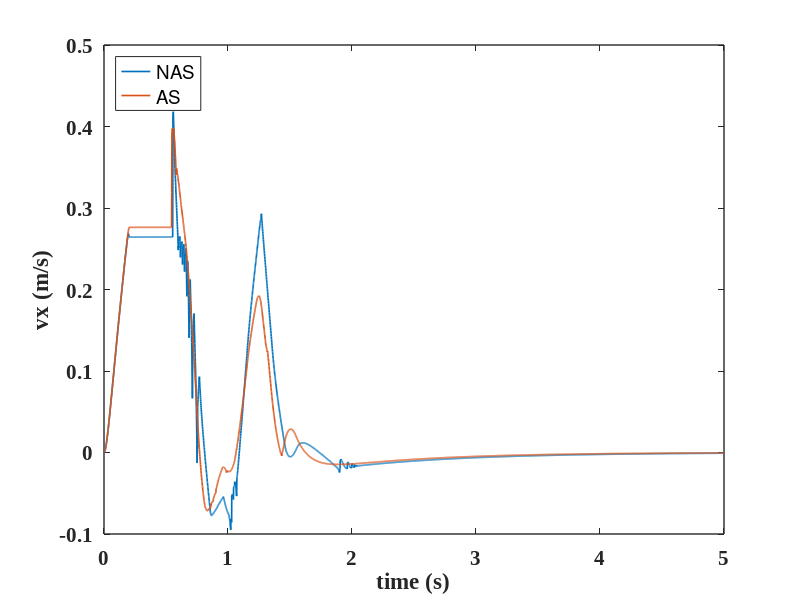
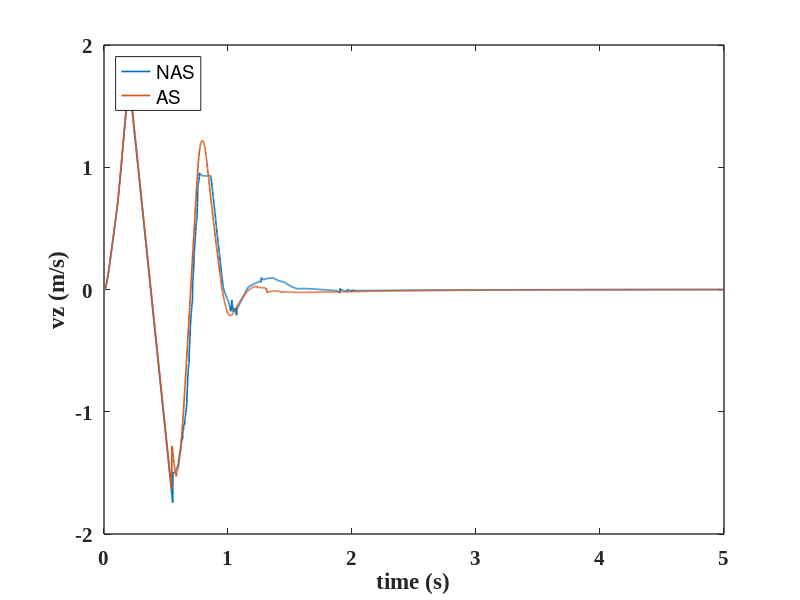
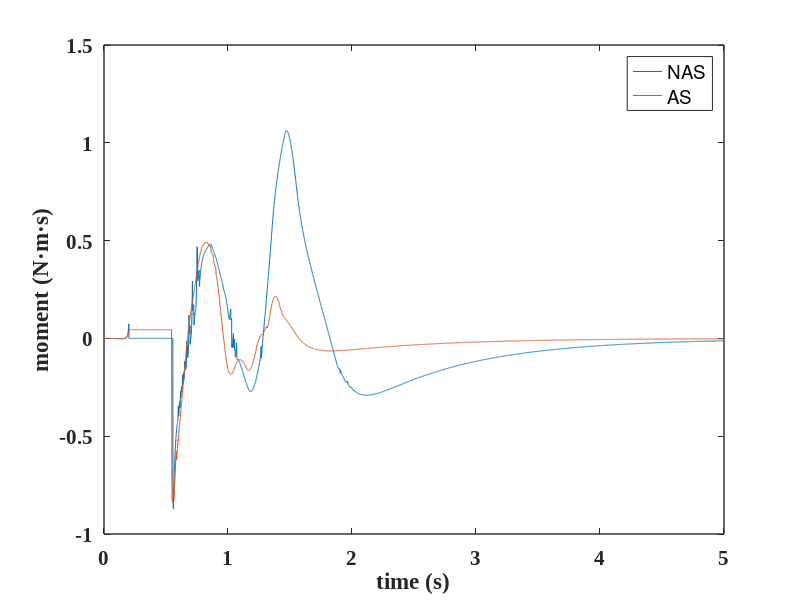

Write the MATLAB code that produced these figures, in order. (Note: this script raises an error after producing the figures.)
clear;
close all;
%% h=[0.1,0.15,0.2] l=[0.1,0.15,0.2]
% h=0.1, l=0.1;
% h=0.1, l=0.15;
% h=0.1, l=0.2;

% h=0.15, l=0.1;
% E_Lower_as=151J;
% E_Upper_as=13.82
% E_Lower_nas=198.83J;
% E_Upper_nas=0.13J;
% agility_as=0.33m/s
% agility_nas=0.31m/s
% stability_time_as=2.921s
% stability_time_nas=4.533s
% sum_error_p_as=283.05m/s
% sum_error_p_nas=805.41m/s
% sum_error_vx_as=118.40m/s
% sum_error_vx_nas=138.71m/s
% sum_error_vz_as=383.16m/s
% sum_error_vz_nas=392.38m/s

% load('h_0.15_l_0.1_energy_nas.mat');
load('h_0.15_l_0.1_energy_as.mat');
E_RThigh_nas=Energy_Recording.energy_cost_joint(:,2+1)';
E_RThigh_nas=E_RThigh_nas(:,2:end);
E_RKnee_nas=Energy_Recording.energy_cost_joint(:,3+1)';
E_RKnee_nas=E_RKnee_nas(:,2:end);
E_RAnkle_nas=Energy_Recording.energy_cost_joint(:,4+1)';
E_RAnkle_nas=E_RAnkle_nas(:,2:end);

E_LThigh_nas=Energy_Recording.energy_cost_joint(:,7+1)';
E_LThigh_nas=E_LThigh_nas(:,2:end);
E_LKnee_nas=Energy_Recording.energy_cost_joint(:,8+1)';
E_LKnee_nas=E_LKnee_nas(:,2:end);
E_LAnkle_nas=Energy_Recording.energy_cost_joint(:,9+1)';
E_LAnkle_nas=E_LAnkle_nas(:,2:end);

E_RHipz_nas=Energy_Recording.energy_cost_joint(:,0+1)';
E_RHipz_nas=E_RHipz_nas(:,2:end);
E_RHipx_nas=Energy_Recording.energy_cost_joint(:,1+1)';
E_RHipx_nas=E_RHipx_nas(:,2:end);

E_LHipz_nas=Energy_Recording.energy_cost_joint(:,5+1)';
E_LHipz_nas=E_LHipz_nas(:,2:end);
E_LHipx_nas=Energy_Recording.energy_cost_joint(:,6+1)';
E_LHipx_nas=E_LHipx_nas(:,2:end);

E_Lower_nas=E_RThigh_nas(:,end)+E_LThigh_nas(:,end)+E_RKnee_nas(:,end)+...
                E_LKnee_nas(:,end)+E_RAnkle_nas(:,end)+E_LAnkle_nas(:,end)+...
                E_RHipz_nas(:,end)+E_RHipx_nas(:,end)+...
                E_LHipz_nas(:,end)+E_LHipx_nas(:,end);
            
E_Upper_nas=Energy_Recording.energy_cost_joint(:,10+1:end);
E_Upper_nas=sum(E_Upper_nas(end,:));
load('h_0.15_l_0.1_v_nas.mat');
vx_NAS=Velocity_Recording.actual_com_velocity(:,1)';
vx_NAS=vx_NAS(:,2:end);
vz_NAS=Velocity_Recording.actual_com_velocity(:,3)';
vz_NAS=vz_NAS(:,2:end);
Mp_NAS=Velocity_Recording.pitch_moment;
Mp_NAS=Mp_NAS(:,2:end);

load('h_0.15_l_0.1_v_as.mat');
vx_AS=Velocity_Recording.actual_com_velocity(:,1)';
vx_AS=vx_AS(:,2:end);
vz_AS=Velocity_Recording.actual_com_velocity(:,3)';
vz_AS=vz_AS(:,2:end);
Mp_AS=Velocity_Recording.pitch_moment;
Mp_AS=Mp_AS(:,2:end);

time=Velocity_Recording.lcm_timestamp/5;
a=1;
num=5000;
time=time(:,a:num);


f1=figure;
plot(time,vx_NAS(:,a:num),'LineWidth',1.2);
hold on;
plot(time,vx_AS(:,a:num),'LineWidth',1.2);
xlabel('time (s)');ylabel('vx (m/s)');
legend('NAS','AS','Location', 'northwest');
set(gca, 'linewidth',1, 'fontsize',15,'Fontname', 'Times New Roman','FontWeight','bold');


f2=figure;
plot(time,vz_NAS(:,a:num),'LineWidth',1.2);
hold on;
plot(time,vz_AS(:,a:num),'LineWidth',1.2);
xlabel('time (s)');ylabel('vz (m/s)');
legend('NAS','AS','Location', 'northwest');
set(gca, 'linewidth',1, 'fontsize',15,'Fontname', 'Times New Roman','FontWeight','bold');


f3=figure;
plot(time,Mp_NAS(:,a:num));
xlabel('time (s)');ylabel('moment (N·m·s)');
hold on;
plot(time,Mp_AS(:,a:num));
hold on;
legend('NAS','AS');
set(gca, 'linewidth',1,'FontSize',15,'Fontname', 'Times New Roman','FontWeight','bold');

time=Velocity_Recording.lcm_timestamp/5;
a=550;
num=5000;
time=time(:,a:num);
sum_error_p_as=sum(abs(Mp_AS(:,a:num)));
sum_error_p_nas=sum(abs(Mp_NAS(:,a:num)));

sum_error_vx_as=sum(abs(vx_AS(:,a:num)));
sum_error_vx_nas=sum(abs(vx_NAS(:,a:num)));

sum_error_vz_as=sum(abs(vz_AS(:,a:num)));
sum_error_vz_nas=sum(abs(vz_NAS(:,a:num)));



%     data_record_->joint_position_position[0]=q_[9]; /// torso_to_R_ShoulderRx
%     data_record_->joint_position_position[1]=q_[10]; /// torso_to_L_ShoulderRx
%     data_record_->joint_position_position[2]=q_[13]; /// R_ShoulderRx_to_R_UpperArm
%     data_record_->joint_position_position[3]=q_[14]; /// L_ShoulderRx_to_L_UpperArm
%     data_record_->joint_position_position[4]=q_[17]; /// R_UpperArm_to_R_ForeArm
%     data_record_->joint_position_position[5]=q_[18]; /// L_UpperArm_to_L_ForeArm
% 
%     data_record_->joint_position_position[6]=q_[7]; /// torso_to_R_HipRz
%     data_record_->joint_position_position[7]=q_[11]; /// R_HipRz_to_R_HipRx
%     data_record_->joint_position_position[8]=q_[15]; /// R_HipRx_to_R_Thigh
%     data_record_->joint_position_position[9]=q_[19]; /// R_Knee
%     data_record_->joint_position_position[10]=q_[21]; /// R_Ankle
%     data_record_->joint_position_position[11]=q_[8]; /// torso_to_L_HipRz
%     data_record_->joint_position_position[12]=q_[12]; /// L_HipRz_to_L_HipRx
%     data_record_->joint_position_position[13]=q_[16]; /// L_HipRx_to_L_Thigh
%     data_record_->joint_position_position[14]=q_[20]; /// L_Knee
%     data_record_->joint_position_position[15]=q_[22]; /// L_Ankle





E_RThigh_nas=Energy_Recording.energy_cost_joint(:,2+1)';
E_RThigh_nas=E_RThigh_nas(:,2:end);
E_RKnee_nas=Energy_Recording.energy_cost_joint(:,3+1)';
E_RKnee_nas=E_RKnee_nas(:,2:end);
E_RAnkle_nas=Energy_Recording.energy_cost_joint(:,4+1)';
E_RAnkle_nas=E_RAnkle_nas(:,2:end);

E_LThigh_nas=Energy_Recording.energy_cost_joint(:,7+1)';
E_LThigh_nas=E_LThigh_nas(:,2:end);
E_LKnee_nas=Energy_Recording.energy_cost_joint(:,8+1)';
E_LKnee_nas=E_LKnee_nas(:,2:end);
E_LAnkle_nas=Energy_Recording.energy_cost_joint(:,9+1)';
E_LAnkle_nas=E_LAnkle_nas(:,2:end);

E_RHipz_nas=Energy_Recording.energy_cost_joint(:,0+1)';
E_RHipz_nas=E_RHipz_nas(:,2:end);
E_RHipx_nas=Energy_Recording.energy_cost_joint(:,1+1)';
E_RHipx_nas=E_RHipx_nas(:,2:end);

E_LHipz_nas=Energy_Recording.energy_cost_joint(:,5+1)';
E_LHipz_nas=E_LHipz_nas(:,2:end);
E_LHipx_nas=Energy_Recording.energy_cost_joint(:,6+1)';
E_LHipx_nas=E_LHipx_nas(:,2:end);




bb=1;


% h=0.15, l=0.1;
% h=0.15, l=0.15;
% h=0.15, l=0.2;

% h=0.2, l=0.1;
% h=0.2, l=0.15;
% h=0.2, l=0.2;
%%
% % robot with arm no swing 
% load('robot_with_arm/WBC/h=0.15_l=0.1/no_swing/velocity.mat');
% %%% actual velocity
% z_velocity_act_witharm_noswing=Velocity_Recording.actual_com_velocity(:,3)';
% z_velocity_act_witharm_noswing=z_velocity_act_witharm_noswing(:,2:end);
% x_velocity_act_witharm_noswing=Velocity_Recording.actual_com_velocity(:,1)';
% x_velocity_act_witharm_noswing=x_velocity_act_witharm_noswing(:,2:end);
% %%% desire velocity
% z_velocity_des_witharm_noswing=Velocity_Recording.des_com_velocity(:,3)';
% z_velocity_des_witharm_noswing=z_velocity_des_witharm_noswing(:,2:end);
% x_velocity_des_witharm_noswing=Velocity_Recording.des_com_velocity(:,1)';
% x_velocity_des_witharm_noswing=x_velocity_des_witharm_noswing(:,2:end);
% 
% 
% load('robot_with_arm/WBC/h=0.15_l=0.1/no_swing/position.mat');
% %%% actual position
% z_position_act_witharm_noswing=Position_Recording.actual_com(:,3)';
% z_position_act_witharm_noswing=z_position_act_witharm_noswing(:,2:end);
% x_position_act_witharm_noswing=Position_Recording.actual_com(:,1)';
% x_position_act_witharm_noswing=x_position_act_witharm_noswing(:,2:end);
% %%% desire position
% z_position_des_witharm_noswing=Position_Recording.des_com(:,3)';
% z_position_des_witharm_noswing=z_position_des_witharm_noswing(:,2:end);
% x_position_des_witharm_noswing=Position_Recording.des_com(:,1)';
% x_position_des_witharm_noswing=x_position_des_witharm_noswing(:,2:end);
% 
% 
% 
% 
% 
% 
% 
% 
% 
% % robot with arm 
% load('robot_with_arm/WBC/h=0.15_l=0.1/velocity.mat');
% %%% actual velocity
% z_velocity_act_witharm=Velocity_Recording.actual_com_velocity(:,3)';
% z_velocity_act_witharm=z_velocity_act_witharm(:,2:end);
% x_velocity_act_witharm=Velocity_Recording.actual_com_velocity(:,1)';
% x_velocity_act_witharm=x_velocity_act_witharm(:,2:end);
% %%% desire velocity
% z_velocity_des_witharm=Velocity_Recording.des_com_velocity(:,3)';
% z_velocity_des_witharm=z_velocity_des_witharm(:,2:end);
% x_velocity_des_witharm=Velocity_Recording.des_com_velocity(:,1)';
% x_velocity_des_witharm=x_velocity_des_witharm(:,2:end);
% 
% load('robot_with_arm/WBC/h=0.15_l=0.1/position.mat');
% %%% actual position
% z_position_act_witharm=Position_Recording.actual_com(:,3)';
% z_position_act_witharm=z_position_act_witharm(:,2:end);
% x_position_act_witharm=Position_Recording.actual_com(:,1)';
% x_position_act_witharm=x_position_act_witharm(:,2:end);
% %%% desire position
% z_position_des_witharm=Position_Recording.des_com(:,3)';
% z_position_des_witharm=z_position_des_witharm(:,2:end);
% x_position_des_witharm=Position_Recording.des_com(:,1)';
% x_position_des_witharm=x_position_des_witharm(:,2:end);
% 
% 
% % Joint postion
% % torso_to_R_ShoulderRx
% % torso_to_L_ShoulderRx
% % R_ShoulderRx_to_R_UpperArm
% % L_ShoulderRx_to_L_UpperArm
% % R_UpperArm_to_R_ForeArm
% % L_UpperArm_to_L_ForeArm
% load('robot_with_arm/WBC/h=0.15_l=0.1/joint_position.mat');
% R_ShoulderRx=Joint_Position_Recording.joint_p(:,1)';
% R_ShoulderRx=R_ShoulderRx(:,2:end);
% L_ShoulderRx=Joint_Position_Recording.joint_p(:,2)';
% L_ShoulderRx=L_ShoulderRx(:,2:end);
% 
% R_UpperArm=Joint_Position_Recording.joint_p(:,3)';
% R_UpperArm=R_UpperArm(:,2:end);
% L_UpperArm=Joint_Position_Recording.joint_p(:,4)';
% L_UpperArm=L_UpperArm(:,2:end);
% 
% R_ForeArm=Joint_Position_Recording.joint_p(:,5)';
% R_ForeArm=R_ForeArm(:,2:end);
% L_ForeArm=Joint_Position_Recording.joint_p(:,6)';
% L_ForeArm=L_ForeArm(:,2:end);


%% velocity h=0.5 l=0.2 I=0.113552 --end_time=5 --target_realtime_rate=1
% robot with arm no swing 
load('Agility_analysis/h_0_5_l_0_2_ns_I_0.113552.mat');
%%% actual velocity
z_velocity_act_witharm_noswing=Velocity_Recording.actual_com_velocity(:,3)';
z_velocity_act_witharm_noswing=z_velocity_act_witharm_noswing(:,2:end);
x_velocity_act_witharm_noswing=Velocity_Recording.actual_com_velocity(:,1)';
x_velocity_act_witharm_noswing=x_velocity_act_witharm_noswing(:,2:end);
%%% desire velocity
z_velocity_des_witharm_noswing=Velocity_Recording.des_com_velocity(:,3)';
z_velocity_des_witharm_noswing=z_velocity_des_witharm_noswing(:,2:end);
x_velocity_des_witharm_noswing=Velocity_Recording.des_com_velocity(:,1)';
x_velocity_des_witharm_noswing=x_velocity_des_witharm_noswing(:,2:end);


% robot with arm swing
load('Agility_analysis/h_0_5_l_0_2_s_I_0.113552.mat');
%%% actual velocity
z_velocity_act_witharm=Velocity_Recording.actual_com_velocity(:,3)';
z_velocity_act_witharm=z_velocity_act_witharm(:,2:end);
x_velocity_act_witharm=Velocity_Recording.actual_com_velocity(:,1)';
x_velocity_act_witharm=x_velocity_act_witharm(:,2:end);
%%% desire velocity
z_velocity_des_witharm=Velocity_Recording.des_com_velocity(:,3)';
z_velocity_des_witharm=z_velocity_des_witharm(:,2:end);
x_velocity_des_witharm=Velocity_Recording.des_com_velocity(:,1)';
x_velocity_des_witharm=x_velocity_des_witharm(:,2:end);

%% velocity h=0.5 l=0.2 I=10 --end_time=5 --target_realtime_rate=1
% robot with arm no swing 
load('Agility_analysis/h_0_5_l_0_2_ns_I_10.mat');
%%% actual velocity
z_velocity_act_witharm_noswing=Velocity_Recording.actual_com_velocity(:,3)';
z_velocity_act_witharm_noswing=z_velocity_act_witharm_noswing(:,2:end);
x_velocity_act_witharm_noswing=Velocity_Recording.actual_com_velocity(:,1)';
x_velocity_act_witharm_noswing=x_velocity_act_witharm_noswing(:,2:end);
%%% desire velocity
z_velocity_des_witharm_noswing=Velocity_Recording.des_com_velocity(:,3)';
z_velocity_des_witharm_noswing=z_velocity_des_witharm_noswing(:,2:end);
x_velocity_des_witharm_noswing=Velocity_Recording.des_com_velocity(:,1)';
x_velocity_des_witharm_noswing=x_velocity_des_witharm_noswing(:,2:end);


% robot with arm swing
load('Agility_analysis/h_0_5_l_0_2_s_I_10.mat');
%%% actual velocity
z_velocity_act_witharm=Velocity_Recording.actual_com_velocity(:,3)';
z_velocity_act_witharm=z_velocity_act_witharm(:,2:end);
x_velocity_act_witharm=Velocity_Recording.actual_com_velocity(:,1)';
x_velocity_act_witharm=x_velocity_act_witharm(:,2:end);
%%% desire velocity
z_velocity_des_witharm=Velocity_Recording.des_com_velocity(:,3)';
z_velocity_des_witharm=z_velocity_des_witharm(:,2:end);
x_velocity_des_witharm=Velocity_Recording.des_com_velocity(:,1)';
x_velocity_des_witharm=x_velocity_des_witharm(:,2:end);



%% velocity h=0.5 l=0.2 --end_time=5 --target_realtime_rate=1
% robot with arm no swing 
load('Agility_analysis/h_0_5_l_0_2_ns.mat');
%%% actual velocity
z_velocity_act_witharm_noswing=Velocity_Recording.actual_com_velocity(:,3)';
z_velocity_act_witharm_noswing=z_velocity_act_witharm_noswing(:,2:end);
x_velocity_act_witharm_noswing=Velocity_Recording.actual_com_velocity(:,1)';
x_velocity_act_witharm_noswing=x_velocity_act_witharm_noswing(:,2:end);
%%% desire velocity
z_velocity_des_witharm_noswing=Velocity_Recording.des_com_velocity(:,3)';
z_velocity_des_witharm_noswing=z_velocity_des_witharm_noswing(:,2:end);
x_velocity_des_witharm_noswing=Velocity_Recording.des_com_velocity(:,1)';
x_velocity_des_witharm_noswing=x_velocity_des_witharm_noswing(:,2:end);


% robot with arm swing
load('Agility_analysis/h_0_5_l_0_2_s.mat');
%%% actual velocity
z_velocity_act_witharm=Velocity_Recording.actual_com_velocity(:,3)';
z_velocity_act_witharm=z_velocity_act_witharm(:,2:end);
x_velocity_act_witharm=Velocity_Recording.actual_com_velocity(:,1)';
x_velocity_act_witharm=x_velocity_act_witharm(:,2:end);
%%% desire velocity
z_velocity_des_witharm=Velocity_Recording.des_com_velocity(:,3)';
z_velocity_des_witharm=z_velocity_des_witharm(:,2:end);
x_velocity_des_witharm=Velocity_Recording.des_com_velocity(:,1)';
x_velocity_des_witharm=x_velocity_des_witharm(:,2:end);


%% velocity h=0.15 l=0.2 --end_time=5 --target_realtime_rate=1
% robot with arm no swing 
load('Agility_analysis/h_0_15_l_0_1_ns.mat');
%%% actual velocity
z_velocity_act_witharm_noswing=Velocity_Recording.actual_com_velocity(:,3)';
z_velocity_act_witharm_noswing=z_velocity_act_witharm_noswing(:,2:end);
x_velocity_act_witharm_noswing=Velocity_Recording.actual_com_velocity(:,1)';
x_velocity_act_witharm_noswing=x_velocity_act_witharm_noswing(:,2:end);
%%% desire velocity
z_velocity_des_witharm_noswing=Velocity_Recording.des_com_velocity(:,3)';
z_velocity_des_witharm_noswing=z_velocity_des_witharm_noswing(:,2:end);
x_velocity_des_witharm_noswing=Velocity_Recording.des_com_velocity(:,1)';
x_velocity_des_witharm_noswing=x_velocity_des_witharm_noswing(:,2:end);


% robot with arm swing
load('Agility_analysis/h_0_15_l_0_1_s.mat');
%%% actual velocity
z_velocity_act_witharm=Velocity_Recording.actual_com_velocity(:,3)';
z_velocity_act_witharm=z_velocity_act_witharm(:,2:end);
x_velocity_act_witharm=Velocity_Recording.actual_com_velocity(:,1)';
x_velocity_act_witharm=x_velocity_act_witharm(:,2:end);
%%% desire velocity
z_velocity_des_witharm=Velocity_Recording.des_com_velocity(:,3)';
z_velocity_des_witharm=z_velocity_des_witharm(:,2:end);
x_velocity_des_witharm=Velocity_Recording.des_com_velocity(:,1)';
x_velocity_des_witharm=x_velocity_des_witharm(:,2:end);


%% Stability velocity h=0.15 l=0.1 --end_time=5 --target_realtime_rate=1
% robot with arm no swing 
load('Stability/h_0_15_l_0_1_ns.mat');
%%% actual velocity
z_velocity_act_witharm_noswing=Velocity_Recording.actual_com_velocity(:,3)';
z_velocity_act_witharm_noswing=z_velocity_act_witharm_noswing(:,2:end);
x_velocity_act_witharm_noswing=Velocity_Recording.actual_com_velocity(:,1)';
x_velocity_act_witharm_noswing=x_velocity_act_witharm_noswing(:,2:end);
%%% desire velocity
z_velocity_des_witharm_noswing=Velocity_Recording.des_com_velocity(:,3)';
z_velocity_des_witharm_noswing=z_velocity_des_witharm_noswing(:,2:end);
x_velocity_des_witharm_noswing=Velocity_Recording.des_com_velocity(:,1)';
x_velocity_des_witharm_noswing=x_velocity_des_witharm_noswing(:,2:end);
%%% actual pitch moment
pitch_moment_witharm_noswing=Velocity_Recording.pitch_moment;
pitch_moment_witharm_noswing=pitch_moment_witharm_noswing(:,2:end);

% robot with arm swing
load('Stability/h_0_15_l_0_1_s.mat');
%%% actual velocity
z_velocity_act_witharm=Velocity_Recording.actual_com_velocity(:,3)';
z_velocity_act_witharm=z_velocity_act_witharm(:,2:end);
x_velocity_act_witharm=Velocity_Recording.actual_com_velocity(:,1)';
x_velocity_act_witharm=x_velocity_act_witharm(:,2:end);
%%% desire velocity
z_velocity_des_witharm=Velocity_Recording.des_com_velocity(:,3)';
z_velocity_des_witharm=z_velocity_des_witharm(:,2:end);
x_velocity_des_witharm=Velocity_Recording.des_com_velocity(:,1)';
x_velocity_des_witharm=x_velocity_des_witharm(:,2:end);
%%% actual pitch moment
pitch_moment_witharm=Velocity_Recording.pitch_moment;
pitch_moment_witharm=pitch_moment_witharm(:,2:end);
%% Joint postion h=0.15 l=0.1 
% torso_to_R_ShoulderRx
% torso_to_L_ShoulderRx
% R_ShoulderRx_to_R_UpperArm
% L_ShoulderRx_to_L_UpperArm
% R_UpperArm_to_R_ForeArm
% L_UpperArm_to_L_ForeArm
load('robot_with_arm/WBC/h=0.15_l=0.1/joint_position.mat');
R_ShoulderRx=Joint_Position_Recording.joint_p(:,1)';
R_ShoulderRx=R_ShoulderRx(:,2:end);
L_ShoulderRx=Joint_Position_Recording.joint_p(:,2)';
L_ShoulderRx=L_ShoulderRx(:,2:end);

R_UpperArm=Joint_Position_Recording.joint_p(:,3)';
R_UpperArm=R_UpperArm(:,2:end);
L_UpperArm=Joint_Position_Recording.joint_p(:,4)';
L_UpperArm=L_UpperArm(:,2:end);

R_ForeArm=Joint_Position_Recording.joint_p(:,5)';
R_ForeArm=R_ForeArm(:,2:end);
L_ForeArm=Joint_Position_Recording.joint_p(:,6)';
L_ForeArm=L_ForeArm(:,2:end);

%% Joint postion h=0.5 l=0.2 
% torso_to_R_ShoulderRx
% torso_to_L_ShoulderRx
% R_ShoulderRx_to_R_UpperArm
% L_ShoulderRx_to_L_UpperArm
% R_UpperArm_to_R_ForeArm
% L_UpperArm_to_L_ForeArm
load('Agility_analysis/h_0_5_l_0_2_s_I_10_joint.mat');
R_ShoulderRx=Joint_Position_Recording.joint_p(:,1)';
R_ShoulderRx=R_ShoulderRx(:,2:end);
L_ShoulderRx=Joint_Position_Recording.joint_p(:,2)';
L_ShoulderRx=L_ShoulderRx(:,2:end);

R_UpperArm=Joint_Position_Recording.joint_p(:,3)';
R_UpperArm=R_UpperArm(:,2:end);
L_UpperArm=Joint_Position_Recording.joint_p(:,4)';
L_UpperArm=L_UpperArm(:,2:end);

R_ForeArm=Joint_Position_Recording.joint_p(:,5)';
R_ForeArm=R_ForeArm(:,2:end);
L_ForeArm=Joint_Position_Recording.joint_p(:,6)';
L_ForeArm=L_ForeArm(:,2:end);

load('Agility_analysis/h_0_5_l_0_2_s_joint.mat');
R_ShoulderRx=Joint_Position_Recording.joint_p(:,1)';
R_ShoulderRx=R_ShoulderRx(:,2:end);
L_ShoulderRx=Joint_Position_Recording.joint_p(:,2)';
L_ShoulderRx=L_ShoulderRx(:,2:end);

R_UpperArm=Joint_Position_Recording.joint_p(:,3)';
R_UpperArm=R_UpperArm(:,2:end);
L_UpperArm=Joint_Position_Recording.joint_p(:,4)';
L_UpperArm=L_UpperArm(:,2:end);

R_ForeArm=Joint_Position_Recording.joint_p(:,5)';
R_ForeArm=R_ForeArm(:,2:end);
L_ForeArm=Joint_Position_Recording.joint_p(:,6)';
L_ForeArm=L_ForeArm(:,2:end);


%% Joint postion h=0.15 l=0.1 
% torso_to_R_ShoulderRx
% torso_to_L_ShoulderRx
% R_ShoulderRx_to_R_UpperArm
% L_ShoulderRx_to_L_UpperArm
% R_UpperArm_to_R_ForeArm
% L_UpperArm_to_L_ForeArm
load('Stability/h_0_15_l_0_1_s_joint.mat');
% load('Agility_analysis/h_0_15_l_0_1_s_joint.mat');

R_ShoulderRx=Joint_Position_Recording.joint_p(:,1)';
R_ShoulderRx=R_ShoulderRx(:,2:end);
L_ShoulderRx=Joint_Position_Recording.joint_p(:,2)';
L_ShoulderRx=L_ShoulderRx(:,2:end);

R_UpperArm=Joint_Position_Recording.joint_p(:,3)';
R_UpperArm=R_UpperArm(:,2:end);
L_UpperArm=Joint_Position_Recording.joint_p(:,4)';
L_UpperArm=L_UpperArm(:,2:end);

R_ForeArm=Joint_Position_Recording.joint_p(:,5)';
R_ForeArm=R_ForeArm(:,2:end);
L_ForeArm=Joint_Position_Recording.joint_p(:,6)';
L_ForeArm=L_ForeArm(:,2:end);



%% energy h=0.15 l=0.1 --end_time=0.2 --target_realtime_rate=0.2
% robot with arm swing 
load('Agility_analysis/h_0_15_l_0_1_s_energy.mat');

E_RThigh_nas=Energy_Recording.energy_cost_joint(:,2+1)';
E_RThigh_nas=E_RThigh_nas(:,2:end);
E_RKnee_nas=Energy_Recording.power_joint(:,3+1)';
E_RKnee_nas=E_RKnee_nas(:,2:end);
E_RAnkle_nas=Energy_Recording.power_joint(:,4+1)';
E_RAnkle_nas=E_RAnkle_nas(:,2:end);

E_LThigh_s=Energy_Recording.power_joint(:,7+1)';
E_LThigh_s=E_LThigh_s(:,2:end);
E_LKnee_s=Energy_Recording.power_joint(:,8+1)';
E_LKnee_s=E_LKnee_s(:,2:end);
E_LAnkle_s=Energy_Recording.power_joint(:,9+1)';
E_LAnkle_s=E_LAnkle_s(:,2:end);

E_RHipz_s=Energy_Recording.power_joint(:,0+1)';
E_RHipz_s=E_RHipz_s(:,2:end);
E_RHipx_s=Energy_Recording.power_joint(:,1+1)';
E_RHipx_s=E_RHipx_s(:,2:end);

E_LHipz_s=Energy_Recording.power_joint(:,5+1)';
E_LHipz_s=E_LHipz_s(:,2:end);
E_LHipx_s=Energy_Recording.power_joint(:,6+1)';
E_LHipx_s=E_LHipx_s(:,2:end);

E_Lower_s=E_RThigh_s+E_LThigh_s+E_RKnee_s+...
                E_LKnee_s+E_RAnkle_s+E_LAnkle_s+...
                E_RHipz_s+E_RHipx_s+...
                E_LHipz_s+E_LHipx_s;

%% energy h=0.15 l=0.1 --end_time=0.2 --target_realtime_rate=0.2
% robot with arm no swing 
load('Agility_analysis/h_0_15_l_0_1_ns_energy.mat');
P_RThigh_ns=Energy_Recording.power_joint(:,2+1)';
P_RThigh_ns=P_RThigh_ns(:,2:end);
P_RKnee_ns=Energy_Recording.power_joint(:,3+1)';
P_RKnee_ns=P_RKnee_ns(:,2:end);
P_RAnkle_ns=Energy_Recording.power_joint(:,4+1)';
P_RAnkle_ns=P_RAnkle_ns(:,2:end);

P_LThigh_ns=Energy_Recording.power_joint(:,7+1)';
P_LThigh_ns=P_LThigh_ns(:,2:end);
P_LKnee_ns=Energy_Recording.power_joint(:,8+1)';
P_LKnee_ns=P_LKnee_ns(:,2:end);
P_LAnkle_ns=Energy_Recording.power_joint(:,9+1)';
P_LAnkle_ns=P_LAnkle_ns(:,2:end);

P_RHipz_ns=Energy_Recording.power_joint(:,0+1)';
P_RHipz_ns=P_RHipz_ns(:,2:end);
P_RHipx_ns=Energy_Recording.power_joint(:,1+1)';
P_RHipx_ns=P_RHipx_ns(:,2:end);

P_LHipz_ns=Energy_Recording.power_joint(:,5+1)';
P_LHipz_ns=P_LHipz_ns(:,2:end);
P_LHipx_ns=Energy_Recording.power_joint(:,6+1)';
P_LHipx_ns=P_LHipx_ns(:,2:end);

P_Lower_ns=P_RThigh_ns+P_LThigh_ns+P_RKnee_ns+...
                P_LKnee_ns+P_RAnkle_ns+P_LAnkle_ns+...
                P_RHipz_ns+P_RHipx_ns+...
                P_LHipz_ns+P_LHipx_ns;
            
% time=Energy_Recording.lcm_timestamp/5;
% f_=figure;
% plot(time,P_Lower_ns);
% hold on;
% plot(time,P_Lower_s);
% xlabel('time (s)');ylabel('P (W)');
% legend('AS','NAS');
% set(gca, 'linewidth',1,'FontSize',15,'Fontname', 'Times New Roman','FontWeight','bold');

%% plot
time=Velocity_Recording.lcm_timestamp/5;
a=500;
num=5000;
time=time(:,a:num);





f0=figure;
plot(time,pitch_moment_witharm(:,a:num));
xlabel('time (s)');ylabel('moment (N·m·s)');
hold on;
plot(time,pitch_moment_witharm_noswing(:,a:num));
hold on;
legend('AS','NAS');
set(gca, 'linewidth',1,'FontSize',15,'Fontname', 'Times New Roman','FontWeight','bold');
sum_error_p_s=sum(abs(pitch_moment_witharm(:,a:num)));
sum_error_p_ns=sum(abs(pitch_moment_witharm_noswing(:,a:num)));

f1=figure;

plot(time,z_velocity_act_witharm(:,a:num),'LineWidth',1.2);
xlabel('time (s)');ylabel('vz (m/s)');
% xlabel('x','Fontname', 'Times New Roman','FontSize',12);
hold on;
plot(time,z_velocity_act_witharm_noswing(:,a:num),'LineWidth',1.2);
xlabel('time (s)');ylabel('vz (m/s)');
hold on;
legend('AS','NAS','Location','northwest');
set(gca, 'linewidth',1,'FontSize',15,'Fontname', 'Times New Roman','FontWeight','bold');

sum_error_z_s=sum(abs(z_velocity_act_witharm(:,a:num)));
sum_error_z_ns=sum(abs(z_velocity_act_witharm_noswing(:,a:num)));

% f2=figure;
% plot(time,z_velocity_des_witharm(:,a:num),'-');
% xlabel('time (s)');ylabel('vz (m/s)');
% hold on;
% plot(time,z_velocity_des_witharm_noswing(:,a:num),'-');
% xlabel('time (s)');ylabel('vz (m/s)');
% hold on;
% legend('des\_vz_s','des\_vz_ns', 'Location', 'northwest');
% title("des\_vz");
% set(gca, 'linewidth',1, 'fontsize',15);
% 
f3=figure;
plot(time,x_velocity_act_witharm(:,a:num),'LineWidth',1.2);
xlabel('time (s)');ylabel('vx (m/s)');
hold on;
plot(time,x_velocity_act_witharm_noswing(:,a:num),'LineWidth',1.2);
xlabel('time (s)');ylabel('vx (m/s)');
hold on;
legend('AS','NAS','Location', 'northwest');
set(gca, 'linewidth',1, 'fontsize',15,'Fontname', 'Times New Roman','FontWeight','bold');
sum_error_x=sum(abs(x_velocity_act_witharm(:,a:num)));
sum_error_x_ns=sum(abs(x_velocity_act_witharm_noswing(:,a:num)));

% 
% f4=figure;
% plot(time,x_velocity_des_witharm(:,a:num),'-');
% xlabel('time (s)');ylabel('vx (m/s)');
% hold on;
% plot(time,x_velocity_des_witharm_noswing(:,a:num),'-');
% xlabel('time (s)');ylabel('vx (m/s)');
% hold on;
% legend('des\_vx_s','des\_vx_ns', 'Location', 'northwest');
% title("des\_vx");
% set(gca, 'linewidth',1, 'fontsize',15, 'Fontname', 'Times New Roman');
% 


f5=figure;
subplot(2,1,1);
plot(time,R_UpperArm(:,a:num)*180/pi);
xlabel('time (s)');ylabel('angle (deg)');
legend('UpperArm\_joint');
set(gca, 'linewidth',1, 'fontsize',15,'FontWeight','bold');
hold on;

subplot(2,1,2);
plot(time,R_ForeArm(:,a:num)*180/pi);
% ylim([-40,0]);
xlabel('time (s)');ylabel('angle (deg)');
legend('ForeArm\_joint');
% title("arm\_joint");
set(gca, 'linewidth',1, 'fontsize',15,'FontWeight','bold');

% f6=figure;
% R_UpperArm_dot=diff(R_UpperArm)./diff(time);
% R_ForeArm_dot=diff(R_ForeArm)./diff(time);
% subplot(2,1,1);
% plot(time(:,a:num-1),R_UpperArm_dot(:,a:num-1)*180/pi);
% xlabel('time (s)');ylabel('Angular velocity (deg)');
% legend('UpperArm\_joint');
% set(gca, 'linewidth',1, 'fontsize',15);
% hold on;
% 
% subplot(2,1,2);
% plot(time(:,a:num-1),R_ForeArm_dot(:,a:num-1)*180/pi);
% xlabel('time (s)');ylabel('Angular velocity (deg)');
% legend('ForeArm\_joint');
% % title("arm\_joint");
% set(gca, 'linewidth',1, 'fontsize',15);

f__=figure;
X = categorical({'Total','Upper','Lower'});
X = reordercats(X,{'Total','Upper','Lower'});
Y = [166.5 204.4;13.5 1;153 203.4];
b = bar(X,Y,1);
xtips1 = b(1).XEndPoints;
ytips1 = b(1).YEndPoints; 
labels1 = string(b(1).YData);
text(xtips1,ytips1,labels1,'HorizontalAlignment','center',...
    'VerticalAlignment','bottom','FontSize',11)

xtips2 = b(2).XEndPoints;
ytips2 = b(2).YEndPoints; 
labels2 = string(b(2).YData);
text(xtips2,ytips2,labels2,'HorizontalAlignment','center',...
    'VerticalAlignment','bottom','FontSize',11)

legend('AS','NAS');
ylabel("Energy  (J)")
set(gca,'FontSize',15)
a=0;







%% plot
% time=Velocity_Recording.lcm_timestamp;
% a=1;
% num=4000;
% time=time(:,a:num);
% f1=figure;
% subplot(4,1,1)
% plot(time,R_ShoulderRx(:,a:num),'-.');
% hold on;
% plot(time,L_ShoulderRx(:,a:num),'--');
% legend('R ShoulderRx','L ShoulderRx');
% title("Shoulder")
% 
% subplot(4,1,2)
% plot(time,R_UpperArm(:,a:num),'-.');
% hold on;
% plot(time,L_UpperArm(:,a:num),'--');
% hold on;
% plot(time,z_velocity_act_witharm(:,a:num));
% hold on;
% plot(time,z_velocity_des_witharm(:,a:num));
% legend('R UpperArm','L UpperArm','z velocity','z des velocity');
% title("UpperArm swing")
% 
% subplot(4,1,3)
% plot(time,R_UpperArm(:,a:num),'-.');
% hold on;
% plot(time,L_UpperArm(:,a:num),'--');
% hold on;
% plot(time,z_velocity_act_witharm_noswing(:,a:num));
% hold on;
% plot(time,z_velocity_des_witharm(:,a:num));
% legend('R UpperArm','L UpperArm','z velocity','z des velocity');
% title("UpperArm no swing")
% 
% subplot(4,1,4)
% plot(time,R_ForeArm(:,a:num),'-.');
% hold on;
% plot(time,L_ForeArm(:,a:num),'--');
% legend('R ForeArm','L ForeArm');
% title("ForeArm")




